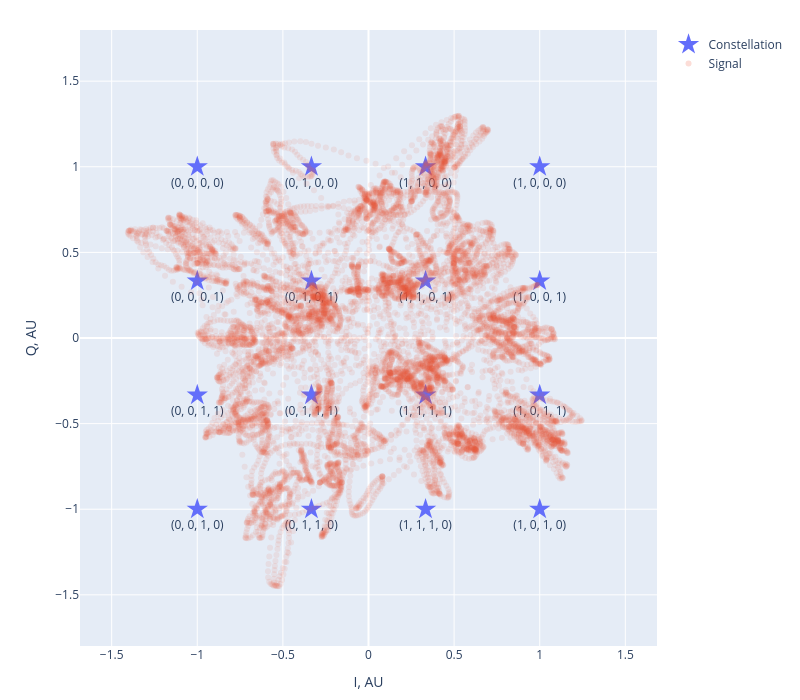

The code cell stored with this chart in its notebook:
### Code cell
annotate_constellation = True
annotations = []

if annotate_constellation:
    for i, symbol in enumerate(symbol_mapping):
        bit_string = ', '.join(
            tuple(
                bin(i)[2:].zfill(
                    int(bits_per_symbol)
                )
            )
        )
    
        annotations.append(f"({bit_string})")

fig = plot_iq_constellation(
    tf.expand_dims(symbol_mapping, 0),
    label="Constellation",
    mode="markers+text",
    text=annotations,
    textposition="bottom center",
    marker=dict(size=16, symbol="star")
)

fig = plot_iq_constellation(
    system.find_child("receiver").output,
    fig,
    (2, 0),
    iq_units=(1 / symbol_scale[2], "AU"),
    label="Signal",
    marker=dict(size=6, opacity=0.1),
)

fig.update_yaxes(scaleanchor='x', range=[-1.5, 1.5])
fig.update_xaxes(range=[-1.5, 1.5])
fig.update_layout(width=800, height=700, margin=dict(t=30, b=30))
fig.show()

### Figure 1 — Plotly figure (JSON) as saved in the notebook; plotly's stock layout.template omitted (floating-point values rounded to 4 significant figures; data arrays with more than 128 entries replaced by an {"elided": "..."} marker saying what was removed)
{"data": [{"marker": {"size": 16, "symbol": "star"}, "mode": "markers+text", "name": "Constellation", "text": ["(0, 0, 0, 0)", "(0, 0, 0, 1)", "(0, 0, 1, 0)", "(0, 0, 1, 1)", "(0, 1, 0, 0)", "(0, 1, 0, 1)", "(0, 1, 1, 0)", "(0, 1, 1, 1)", "(1, 0, 0, 0)", "(1, 0, 0, 1)", "(1, 0, 1, 0)", "(1, 0, 1, 1)", "(1, 1, 0, 0)", "(1, 1, 0, 1)", "(1, 1, 1, 0)", "(1, 1, 1, 1)"], "textposition": "bottom center", "type": "scatter", "x": [-1, -1, -1, -1, -0.3333, -0.3333, -0.3333, -0.3333, 1, 1, 1, 1, 0.3333, 0.3333, 0.3333, 0.3333], "y": [1, 0.3333, -1, -0.3333, 1, 0.3333, -1, -0.3333, 1, 0.3333, -1, -0.3333, 1, 0.3333, -1, -0.3333]}, {"marker": {"opacity": 0.1, "size": 6}, "mode": "markers", "name": "Signal", "type": "scatter", "x": {"elided": "10240 float values"}, "y": {"elided": "10240 float values"}}], "layout": {"height": 700, "margin": {"b": 30, "t": 30}, "width": 800, "xaxis": {"domain": [0, 1], "range": [-1.561, 1.561], "title": {"text": "I, AU"}, "type": "linear"}, "yaxis": {"domain": [0, 1], "range": [-1.67, 1.67], "scaleanchor": "x", "title": {"text": "Q, AU"}, "type": "linear"}}}
